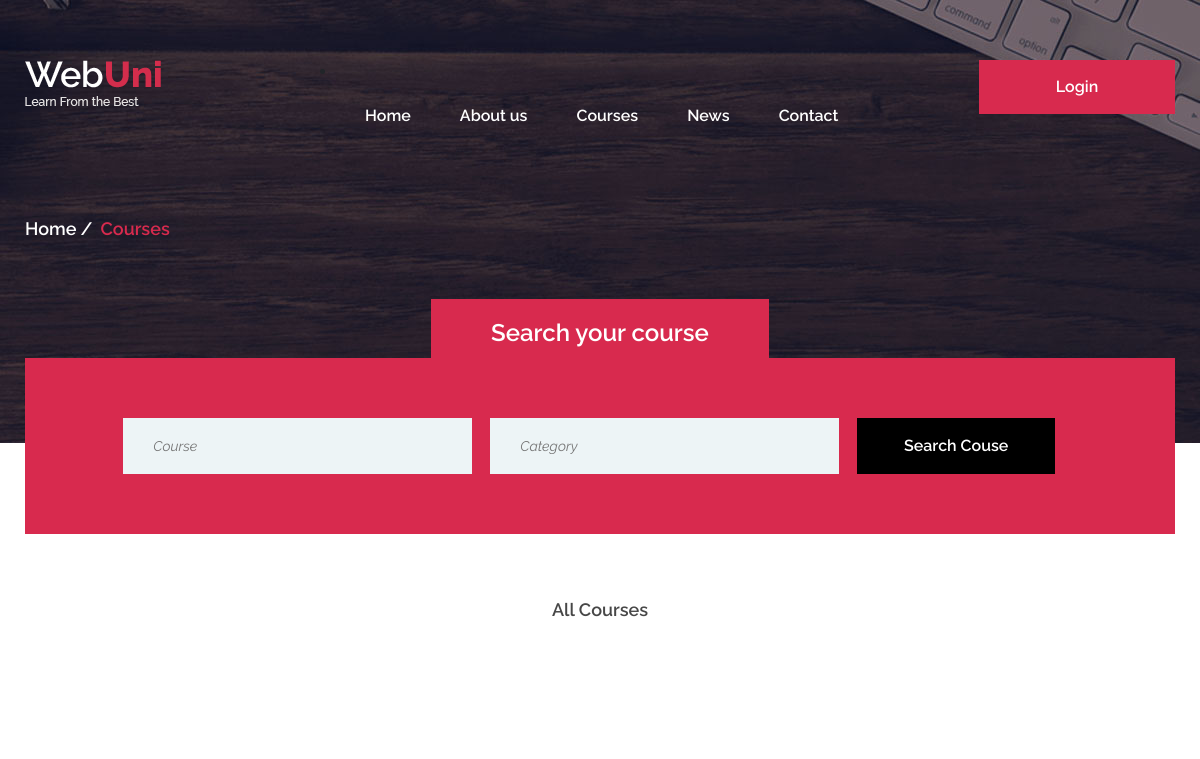
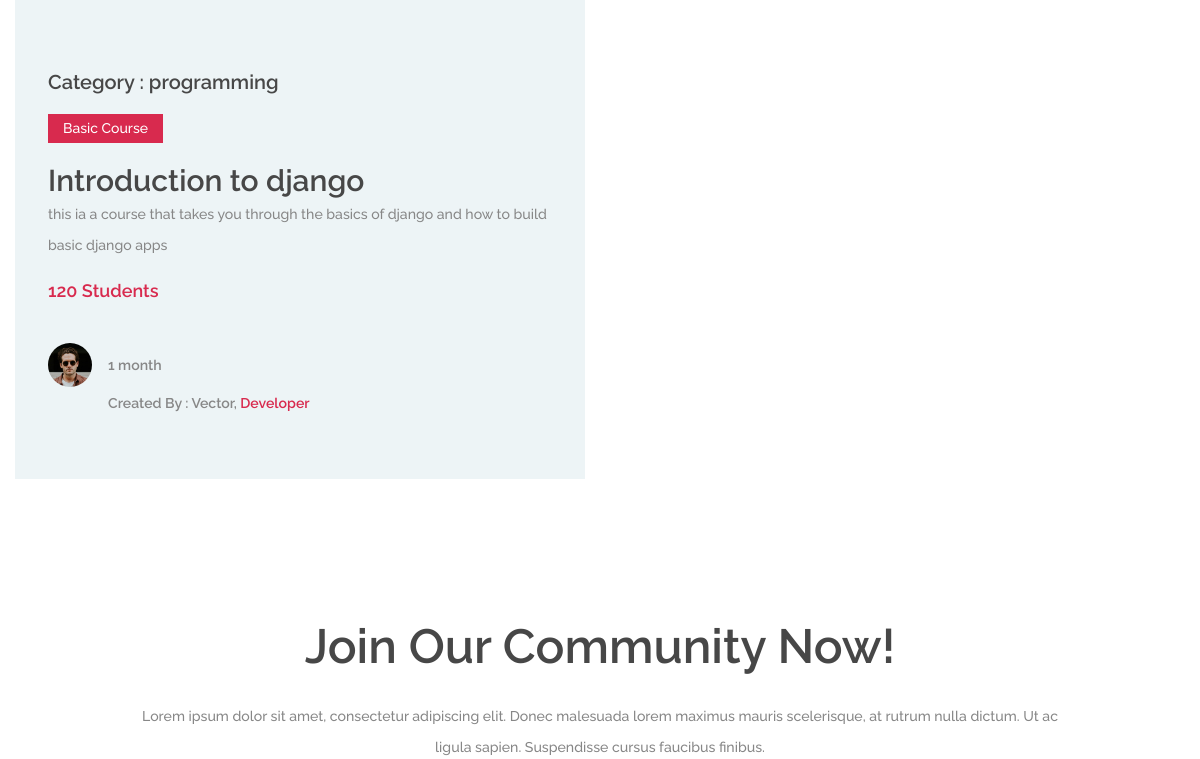
Before: /courses/ (upper part) with the older database file (2 pictures, top to bottom).
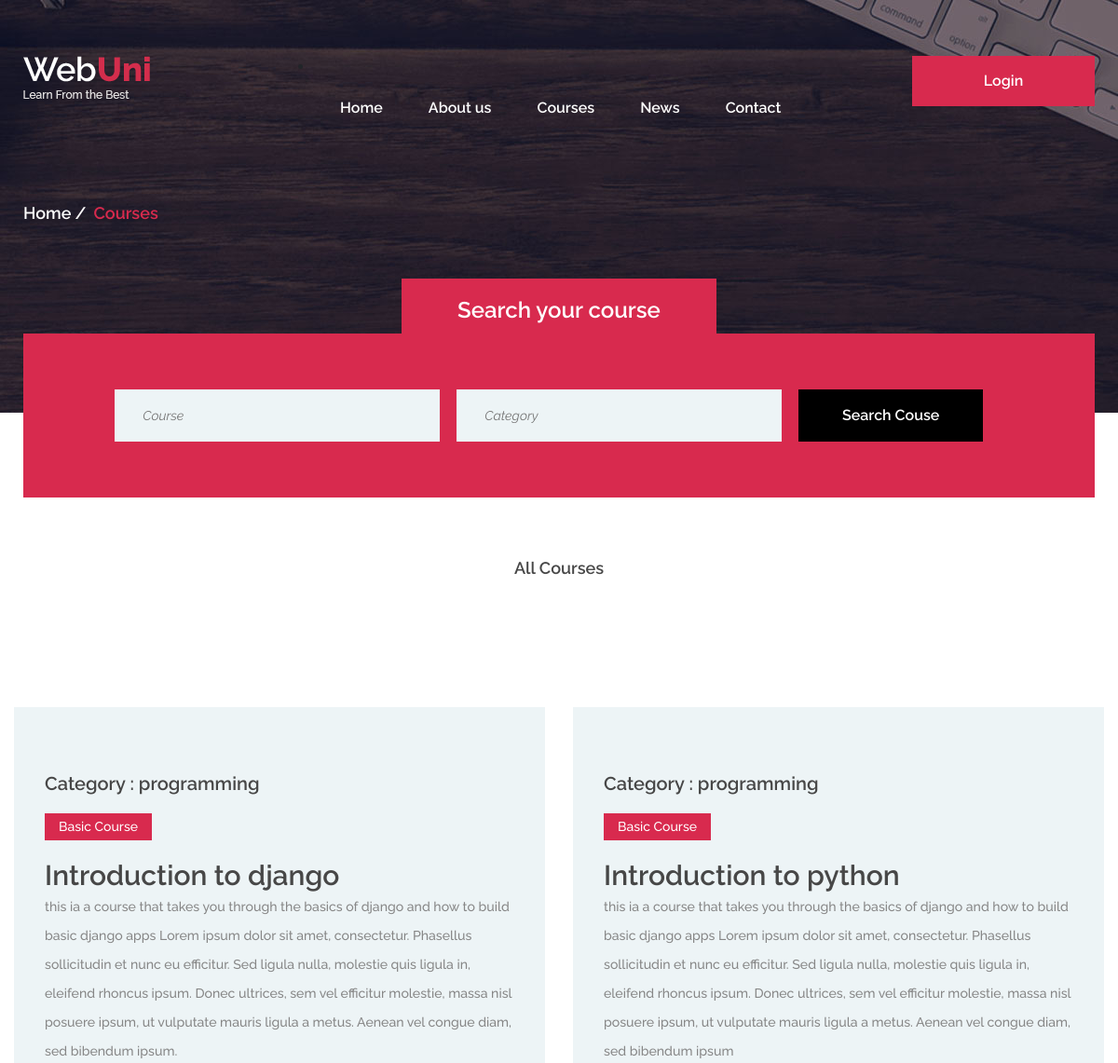
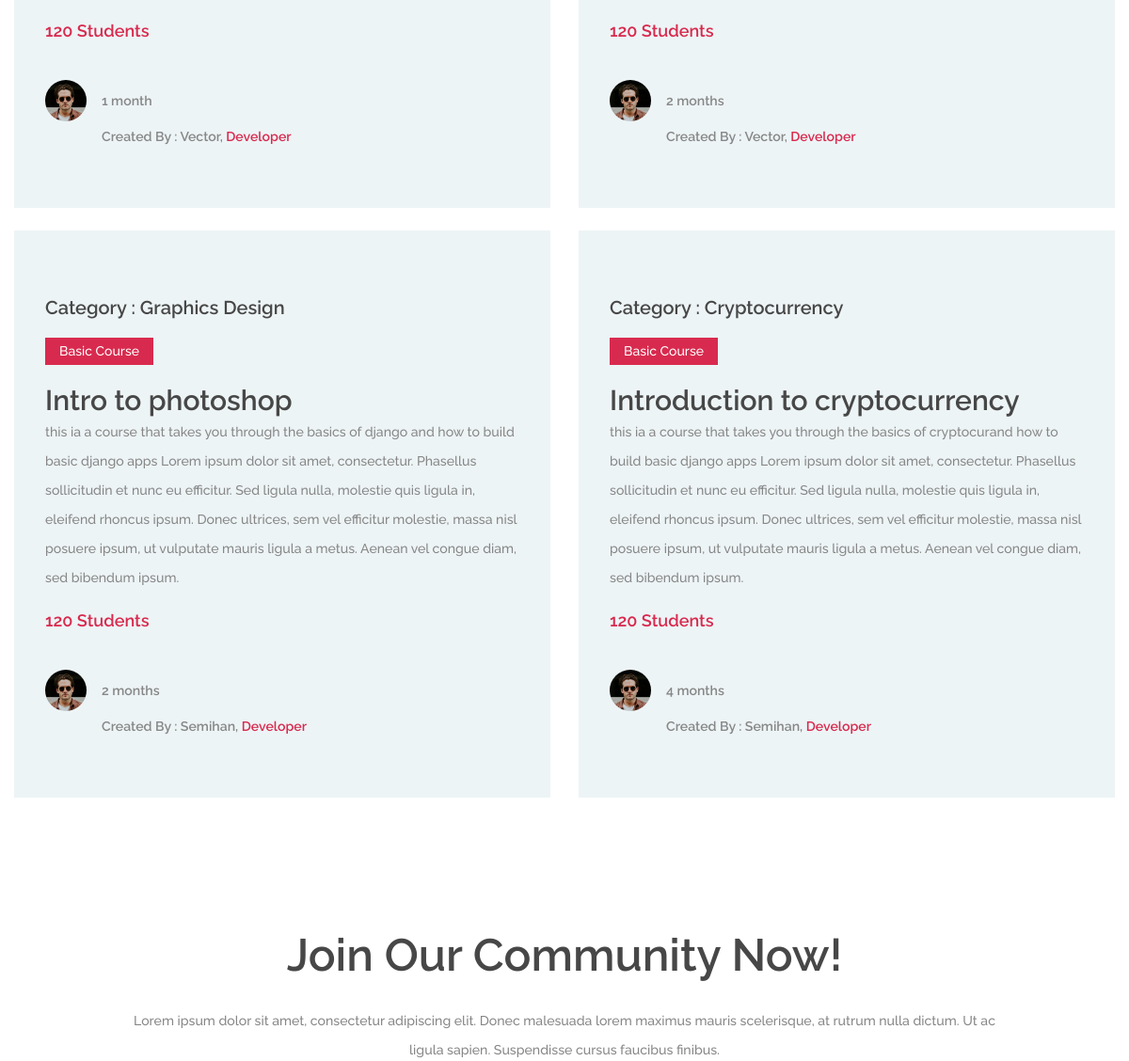
After: the same page with the newer database file (2 pictures, top to bottom).
### courses/models.py (models this page shows, shortened)
class Course(models.Model):
    creator = models.ForeignKey(User,on_delete = models.CASCADE)
    slug = models.SlugField()
    title = models.CharField(max_length=30)
    category = models.ForeignKey(Category,on_delete=models.CASCADE)
    description = models.TextField(max_length=400)
    created_time = models.DateTimeField(auto_now=True)
    duration = models.CharField(max_length=10,help_text = 'please use the following formats : 1 Week or 1 Month')
    starting_date = models.DateField(null=True)
    ending_date = models.DateField(null=True)
    allowed_memberships = models.ManyToManyField(Membership,related_name='membershipsallowed')

class Category(models.Model):
    category = models.CharField(max_length=150)
    def __str__(self):
        return '{}'.format(self.category)

### courses/views.py (the view)
# urls.py: path('courses/', CourseListView.as_view(), name='course_list'),
class CourseListView(ListView):
    context_object_name = 'courses'
    template_name = 'courses/course_list.html'
    model = Course

### courses/templates/courses/course_list.html
{% extends 'base.html' %}
{% load staticfiles %}
{% block content %}
<div class="page-info-section set-bg" data-setbg="{% static 'webuni/img/page-bg/1.jpg' %}">
  <div class="container">
    <div class="site-breadcrumb">
      <a href="#">Home</a>
      <span>Courses</span>
    </div>
  </div>
</div>
<section class="search-section ss-other-page">
  <div class="container">
    <div class="search-warp">
      <div class="section-title text-white">
        <h2><span>Search your course</span></h2>
      </div>
      <div class="row">
        <div class="col-lg-10 offset-lg-1">
          <form class="course-search-form">
            <input type="text" placeholder="Course">
            <input type="text" class="last-m" placeholder="Category">
            <button class="site-btn btn-dark">Search Couse</button>
          </form>
        </div>
      </div>
    </div>
  </div>
</section>
<div class="course-warp">
  <ul class="course-filter controls">
    <li class="control active" data-filter="all">All Courses</li>
  </ul>
<div class="featured-courses">
      <div class="featured-course course-item">
        <div class="row">
          {% for course in courses%}
          <div class="col-lg-6 pb-4">
            <div class="course-info">
              <div class="course-text">
                <h5>Category : {{course.category}}</h5>
                <div class="fet-note">Basic Course</div>
                <a href="{% url 'courses:course_detail' course.slug %}"><h3 class="">{{course.title|capfirst}}</h3></a>
                <p>{{course.description}}</p>
                <div class="students">120 Students</div>
              </div>
              <div class="course-author">
                <div class="ca-pic set-bg" data-setbg="{% static 'webuni/img/authors/2.jpg' %}"></div>
                <p>{{course.duration|capfirst}}</p>
                <p>Created By : {{course.creator|capfirst}}, <span>Developer</span> </p>
              </div>
            </div>
          </div>
          {% endfor %}
        </div>
      </div>
    </div>
  </div>
{% endblock %}

Changed rows visible on the page:
changed Course "Introduction to django": description "this ia a course that takes you through the basics of django and how to build basic django apps" → "…build basic django apps Lorem ipsum dolor sit amet, consectetur. Phasellus sollicitudin et nunc eu efficitur. Sed ligula nulla, molestie quis ligula in, eleifend rhoncus ipsum. Donec ultrices, sem vel efficitur molestie, massa nisl posuere ipsum, ut vulputate mauris ligula a metus. Aenean vel congue diam, sed bibendum ipsum."
added Course: category "programming", title "Introduction to python", description "this ia a course that takes you through the basics of django and how to build basic django apps Lorem ipsum dolor sit amet, consectetur. Phasellus sollicitudin et nunc eu efficitur. Sed ligula nulla, molestie quis ligula in, eleifend rhoncus ipsum. Donec ultrices, sem vel efficitur molestie, massa nisl posuere ipsum, ut vulputate mauris ligula a metus. Aenean vel congue diam, sed bibendum ipsum", duration "2 months", creator "Vector"
added Course: category "Graphics Design", title "Intro to photoshop", description "this ia a course that takes you through the basics of django and how to build basic django apps Lorem ipsum dolor sit amet, consectetur. Phasellus sollicitudin et nunc eu efficitur. Sed ligula nulla, molestie quis ligula in, eleifend rhoncus ipsum. Donec ultrices, sem vel efficitur molestie, massa nisl posuere ipsum, ut vulputate mauris ligula a metus. Aenean vel congue diam, sed bibendum ipsum.", duration "2 months", creator "Semihan"
added Course: category "Cryptocurrency", title "Introduction to cryptocurrency", description "this ia a course that takes you through the basics of cryptocurand how to build basic django apps Lorem ipsum dolor sit amet, consectetur. Phasellus sollicitudin et nunc eu efficitur. Sed ligula nulla, molestie quis ligula in, eleifend rhoncus ipsum. Donec ultrices, sem vel efficitur molestie, massa nisl posuere ipsum, ut vulputate mauris ligula a metus. Aenean vel congue diam, sed bibendum ipsum.", duration "4 months", creator "Semihan"
